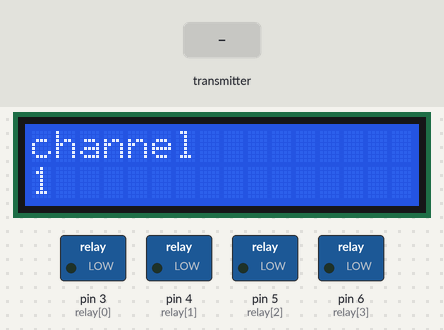
A sketch run on a simulated Arduino Uno, built with avr-gcc and run on an emulated ATmega328P. On the bench: 16×2 character LCD, switched loads named in the sketch (green lamp = pin HIGH). The test bench sets the inputs (shaded band). No radio packets arrive unless stated.

Above: at 1.2 s.
1.3 s: the transmitter starts sending num = 0
At 2.6 s:
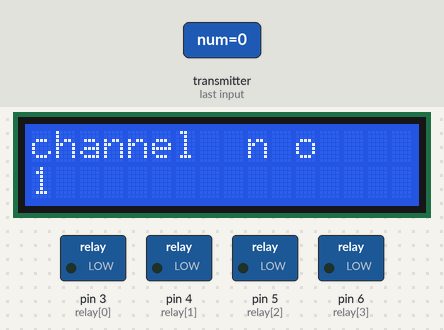
Timing chart, 0 to 4.3 s (numbered marks = the images above; inputs shaded):
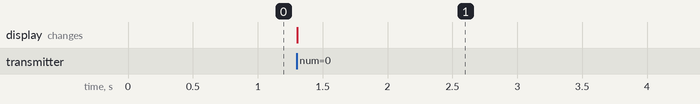

Measured:
- after the input at 1.3 s, the display: changes at once (image 1)

The sketch:

receiver.ino
```cpp
#include <SPI.h>
#include <nRF24L01.h>
#include <RF24.h>
#include <LiquidCrystal_I2C.h>

LiquidCrystal_I2C lcd(0x27,16,2);
RF24 radio(8, 10);
int relay[] = {3,4,5,6};

const byte address[6] = "00001";
int relaynum = 1;

void setup() {
  lcd.init();
  lcd.clear();

  pinMode (relay[0], OUTPUT);
  pinMode (relay[1], OUTPUT);
  pinMode (relay[2], OUTPUT);
  pinMode (relay[3], OUTPUT);

  radio.begin();
  radio.openReadingPipe(0, address);
  radio.setPALevel(RF24_PA_MIN);
  radio.startListening();

  digitalWrite (relay[0], LOW);
  digitalWrite (relay[1], LOW);
  digitalWrite (relay[2], LOW);
  digitalWrite (relay[3], LOW);

  lcd.backlight();
  lcd.setCursor(0,0);
  lcd.print("channel");
  lcd.setCursor(0,1);
  lcd.print(relaynum);
}

void loop() {
   if (radio.available()) {
    int num;
    radio.read(&num, sizeof(num));
    if(num == 4) {
      relaynum++;
      if (relaynum == 5) relaynum = 1;
      lcd.setCursor(0,1);
      lcd.print(relaynum);
    }
    else if(num == 3){
      relaynum--;
      if (relaynum == 0) relaynum = 4;
      lcd.setCursor(0,1);
      lcd.print(relaynum);
    }
    else if(num == 1) {
      digitalWrite (relay[relaynum-1],HIGH);
      lcd.setCursor(9,0);
      lcd.print("O N");
    }
    else if(num == 2) {
      digitalWrite (relay[relaynum-1],LOW);
      lcd.setCursor(9,0);
      lcd.print("OFF");
    }
    else{
      lcd.setCursor(9,0);
      lcd.print("n o");
    }
   }
}
```
